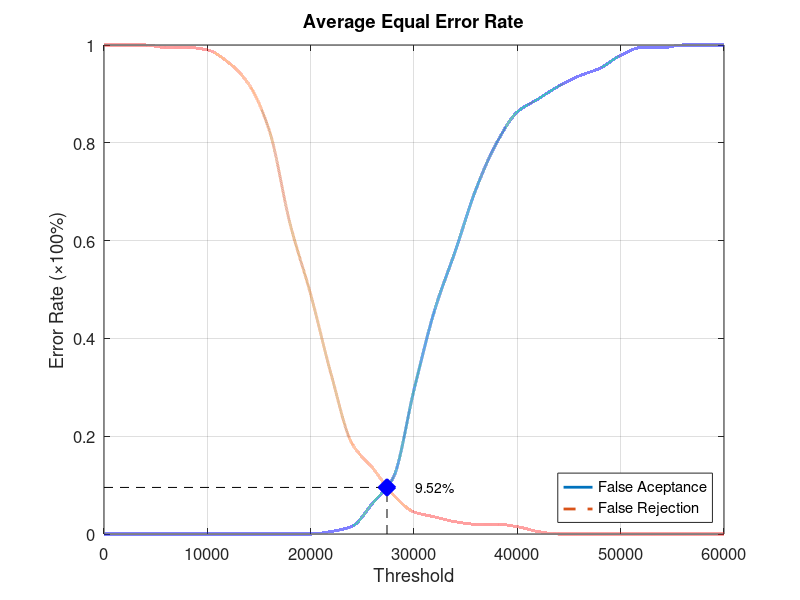
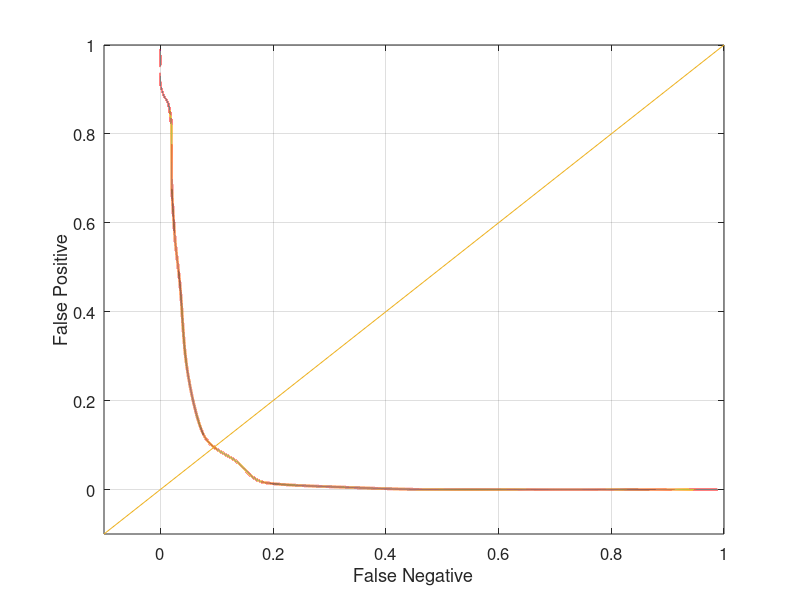

The MATLAB source for these figures, in order:
function yEER = Database3_1
close all;
clear;
clc;
x = 0:2000:60000;
xq = 0:0.5:60000;

y0 = [0 0 0 0 0 0 0 0 0 0 0 0.00526316 0.0157895 0.0631579 0.115789 0.294737 0.457895 0.578947 0.705263 0.8 0.863158 0.889474 0.915789 0.936842 0.952632 0.978947 0.994737 0.994737 1 1 1];
yy0 = interp1(x, y0, xq, 'pchip');
y1 = [1 1 1 0.995 0.995 0.99 0.965 0.92 0.825 0.635 0.49 0.325 0.185 0.135 0.08 0.045 0.035 0.025 0.02 0.02 0.015 0.005 0 0 0 0 0 0 0 0 0];
yy1 = interp1(x, y1, xq, 'pchip');

% Calculating EER: 
y2 = abs(y0 - y1);
find(y2 == min(y2))
yy2 = abs(yy0 - yy1);
xEER = find(yy2 == min(yy2));
xEERIndex = xq(xEER) % X-axis EER
yEER = yy0(xEER) % Y-axis EER

main = figure
plot(xq, yy0,'-','LineWidth', 2);	hold on
plot(xq, yy1,'--','LineWidth', 2);	hold on
plot([xEERIndex xEERIndex], [0 yEER], 'k--');	hold on
plot([0 xEERIndex], [yEER yEER], 'k--');	hold on
plot(xEERIndex, yEER, 'bx', 'LineWidth', 10);	hold on
text(xEERIndex + 10 * xEERIndex / 100, yEER, [num2str(round((10000 * yEER)) / 100) '%'])
legend('False Aceptance', 'False Rejection', 'Location', 'SouthEast')
xlabel('Threshold')
ylabel('Error Rate (\times100%)')
title('Average Equal Error Rate')
set(gca, 'FontSize', 12)
axis([0 60000 0 1])
grid on

print(main, 'Database3_1Main', '-dpng');
FNRxFPR = figure('Color', [1 1 1]);
plot(yy1, yy0, '-', yy1, yy0, 'LineWidth', 2);
hold on
y = -0.1:0.1:1
plot(y, y); 
set(gca, 'FontSize', 12)
xlabel('False Negative')
ylabel('False Positive')
axis([-0.1 1 -0.1 1])
set(gca, 'FontSize', 12)
grid on

print(FNRxFPR, 'Database3_1FNRxFPR','-dpng');
end
